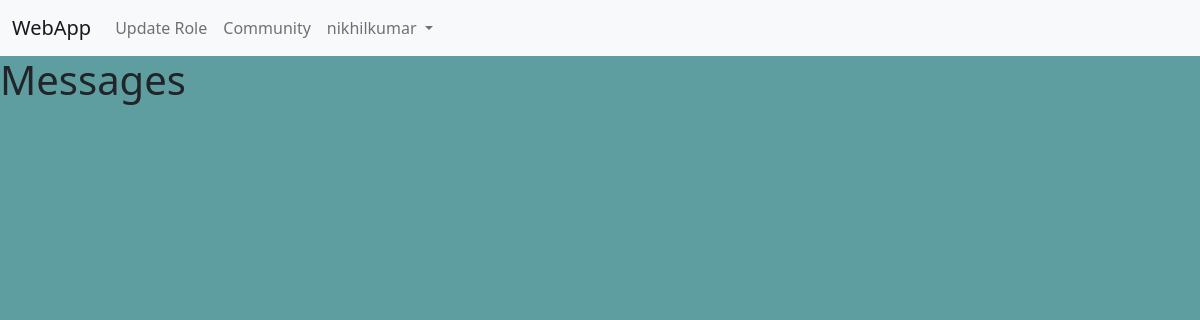
Page / (signed in) on the earlier database version.
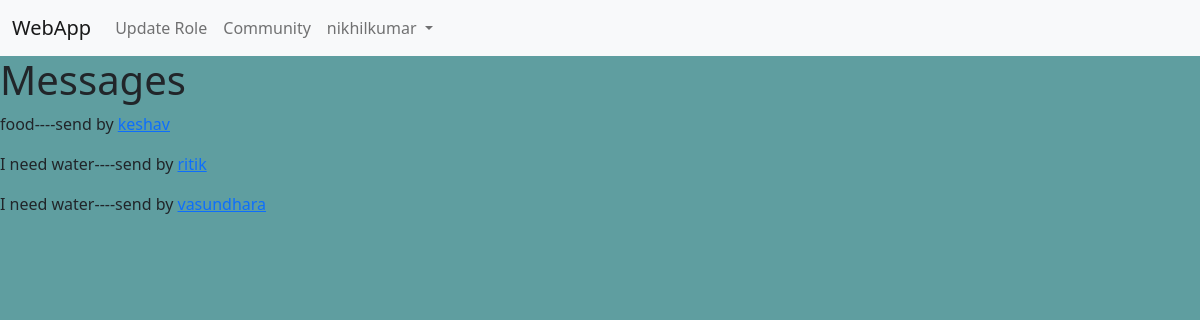
Same page on the later database version.
### pictures/models.py (models this page shows)
class Message(models.Model):
    post=models.CharField(max_length=200)
    created_by = models.ForeignKey(User,null=True,on_delete=models.CASCADE, related_name='x')
    recieved_by = models.ForeignKey(User,null=True,on_delete=models.CASCADE, related_name='y')
    def __str__(self):
        return self.post

### pictures/views.py (the view)
# urls.py: 2. Add a URL to urlpatterns:  path('', views.home, name='home')
def home(request):
    if request.user.is_authenticated:
        people=Person.objects.all()
        messages=Message.objects.filter(recieved_by=request.user)
        return render(request,'home.html',{'messages':messages})
    else:
        return redirect('/login')

### templates/home.html
{% extends 'base.html'%}
{%block content%}
    <h1>Messages</h1>
    {%for m in messages%}
    <p>{{m}}----send by <a href="/user/{{m.id}}">{{m.created_by}}</a></p>
    {%endfor%}
    {%endblock content%}

Differences in the rows shown:
added Message: post "food", created_by "keshav"
added Message: post "I need water", created_by "ritik"
added Message: post "I need water", created_by "vasundhara"
